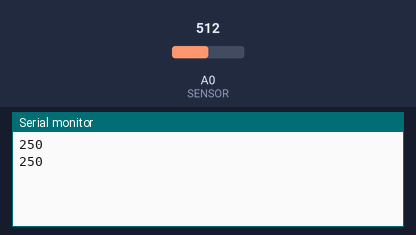
This sketch was run on a simulated Arduino Uno, built with avr-gcc and run on an emulated ATmega328P. On the bench: the last lines printed to the serial monitor. The test bench sets the inputs (shaded band); at power-on: A0 (SENSOR) = 512.

Above: at 1.8 s.
1.9 s: A0 (SENSOR) set to 716
At 2.7 s:
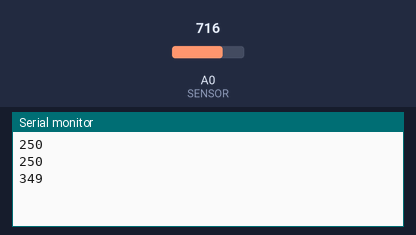
3.4 s: A0 (SENSOR) set to 900
At 4.8 s:
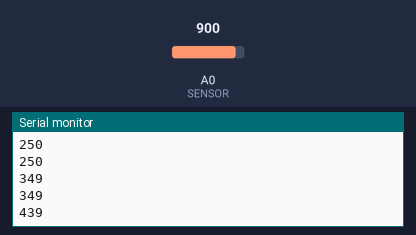
Timing chart, 0 to 6.4 s (numbered marks = the images above; inputs shaded):
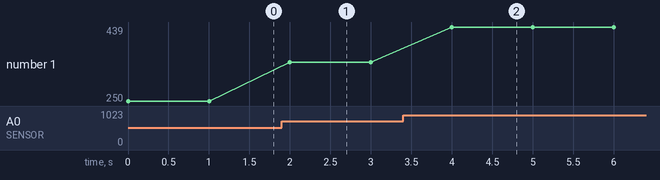

Measured:
- after the input at 1.9 s, the serial monitor: prints a new line after 0.10 s (image 1)
- after the input at 3.4 s, the serial monitor: prints a new line after 0.60 s (image 2)
- plotted number 1: 250 → 349 after the input at 1.9 s, 349 → 439 after the input at 3.4 s

The sketch:

Firmware.ino
```cpp
// Serial Temperatura
// IFACI- Senai São Carlos
// CSTADS
// 02/04/2025
// Autor: Cayque Lima dos Santos

int SENSOR = A0; // Define o pino analógico A0 como entrada do sensor
int D = 0; // Variável para armazenar o valor lido do sensor (0-1023)
int T = 0; // Variável para armazenar a temperatura calculada

void setup() {
  Serial.begin(9600); // Inicia a comunicação serial com taxa de 9600 bauds
}

void loop() {
  D = analogRead(SENSOR); // Lê o valor do sensor
  T = (D * 5.0 * 100) / 1023.0; // Converte para temperatura
  Serial.println(T); // Exibe a temperatura e pula linha

  delay(1000); // Aguarda 1 segundo antes da próxima leitura
}


int main(void) {
  init (); //Inicializa hardware(função interna do Arduino);
  setup (); //Chama a função setup;
  for (;;) //Loop infinito;
  loop(); //Chama continuamente a função loop();

  return 0;
}
```
